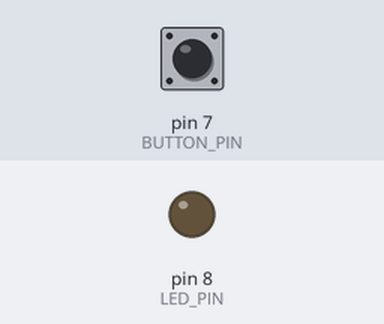
The sketch below on a simulated Arduino Uno, built with avr-gcc and run on an emulated ATmega328P. On the bench: output pins drawn as LEDs (lit = HIGH). The test bench sets the inputs (shaded band); at power-on: pin 7 (BUTTON_PIN) HIGH.

Above: at 1.2 s.
1.3 s: pin 7 (BUTTON_PIN) pulled LOW for 0.15 s
At 2.4 s:
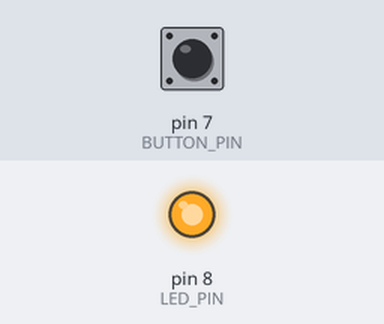
2.9 s: pin 7 (BUTTON_PIN) pulled LOW for 1 s
At 3.6 s:
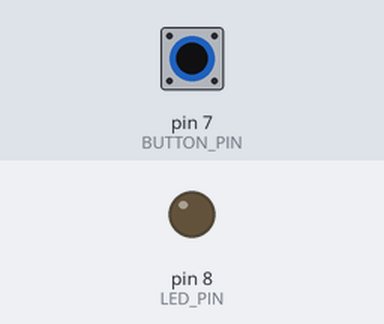
5.4 s: pin 7 (BUTTON_PIN) pulled LOW for 3.2 s
At 6.7 s:
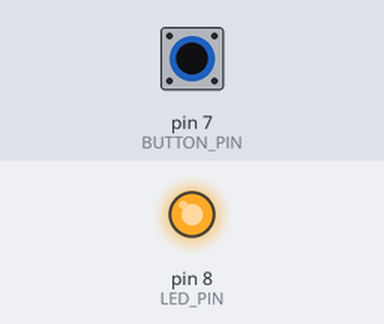
Timing chart, 0 to 8.4 s (numbered marks = the images above; inputs shaded):
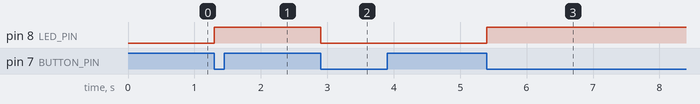

The sketch:

led_controlavel.ino
```cpp
#define LED_PIN 8
#define BUTTON_PIN 7

byte ultimoEstadoDoBotao;
byte estadoLed = LOW;

unsigned long ultimaVezQueOEstadoDoBotaoMudou = millis();
unsigned long tempoDeDebounce = 50; // millis

void setup() {
    pinMode(LED_PIN, OUTPUT);
    pinMode(BUTTON_PIN, INPUT);
    ultimoEstadoDoBotao = digitalRead(BUTTON_PIN);
}

void loop() {
    if (millis() - ultimaVezQueOEstadoDoBotaoMudou >= tempoDeDebounce) {
        byte estadoBotao = digitalRead(BUTTON_PIN);
        if (estadoBotao != ultimoEstadoDoBotao) {
            ultimaVezQueOEstadoDoBotaoMudou = millis();
            ultimoEstadoDoBotao = estadoBotao;
            if (estadoBotao == LOW) { // released
                if (estadoLed == HIGH) {
                    estadoLed = LOW;
                } else {
                    estadoLed = HIGH;
                }
                digitalWrite(LED_PIN, estadoLed);
            }
        }
    }
}
```

Measured:
- after the input at 1.3 s, pin 8 (LED_PIN): LOW → HIGH at once
- after the input at 2.9 s, pin 8 (LED_PIN): HIGH → LOW at once
- after the input at 5.4 s, pin 8 (LED_PIN): LOW → HIGH at once
